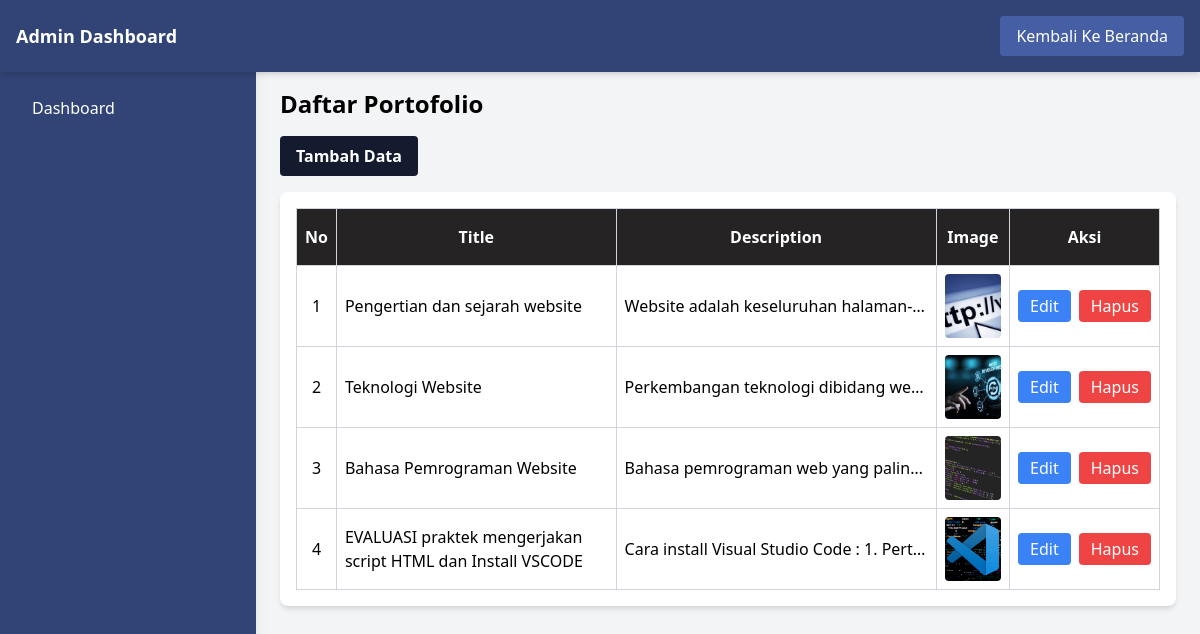
Screenshot of /admin/dashboard.php with the database file from the repository.
### tables this page shows
CREATE TABLE `portfolios` (
  `id` int(11) NOT NULL,
  `user_id` int(11) NOT NULL,
  `title` varchar(255) NOT NULL,
  `description` text NOT NULL,
  `image` varchar(255) DEFAULT NULL,
  `link` varchar(255) NOT NULL
);

### admin/dashboard.php (the view, shortened to what this page needs)
<?php
include '../admin/header.php' ?>
<?php require '../config.php' ?>
<main class="ml-0 md:ml-64 mt-16 p-6">
    <h1 class="text-2xl font-bold mb-4 text-center md:text-left">Daftar Portofolio</h1>
    <div class="flex justify-center md:justify-start">
        <a href="add.php">
            <button class="bg-[#141b2f] text-white font-bold py-2 px-4 rounded mb-4 transition">
                Tambah Data
            </button>
        </a>
    </div>
    <div class="bg-white shadow-md rounded-lg p-4 overflow-x-auto">
        <table class="w-full border-collapse border border-gray-300 min-w-[600px]">
            <thead class="bg-[#252323] text-white">
                <tr>
                    <th class="border border-gray-300 p-2">No</th>
                    <th class="border border-gray-300 p-2">Title</th>
                    <th class="border border-gray-300 p-2">Description</th>
                    <th class="border border-gray-300 p-2">Image</th>
                    <th class="border border-gray-300 p-4">Aksi</th>
                </tr>
            </thead>
            <tbody>
                <?php
                $sql = "SELECT * FROM portfolios";
                $result = $conn->query($sql);
                $no = 1;
                if ($result->num_rows > 0) {
                    while ($row = $result->fetch_assoc()) {
                        echo '<tr class="hover:bg-gray-100">';
                        echo '<td class="border border-gray-300 p-2 text-center">' . $no++ . '</td>';
                        echo '<td class="border border-gray-300 p-2">' . htmlspecialchars($row['title']) . '</td>';
                        echo '<td class="border border-gray-300 p-2 max-w-xs truncate">' . htmlspecialchars($row['description']) . '</td>';
                        echo '<td class="border border-gray-300 p-2 text-center">';
                        $file_path = '../assets/img/' . $row['image'];
                        if (file_exists($file_path)) {
                            echo '<img src="' . $file_path . '" alt="' . htmlspecialchars($row['title']) . '" class="w-16 h-16 object-cover rounded">';
                        } else {
                            echo '<p class="text-red-500">Gambar tidak ditemukan</p>';
                        }
                        echo '</td>';
                        echo '<td class="border border-gray-300 p-2 text-center whitespace-nowrap">';
                        echo '<a href="edit.php?id=' . $row['id'] . '" class="bg-blue-500 text-white px-3 py-1 rounded hover:bg-blue-600 inline-block">Edit</a>';
                        echo '<a href="delete.php?id=' . $row['id'] . '" class="bg-red-500 text-white px-3 py-1 rounded hover:bg-red-600 inline-block ml-2" onclick="return confirm(\'Apakah Anda yakin ingin menghapus portofolio ini?\');">Hapus</a>';
                        echo '</td>';
                        echo '</tr>';
                    }
                } else {
                    echo '<tr><td colspan="6" class="text-center py-4">Tidak ada data portofolio</td></tr>';
                }
                ?>
            </tbody>
        </table>
    </div>
</main>
<?php include '../admin/footer.php' ?>

### rows the page displays
portfolios: title "Pengertian dan sejarah website", description "Website adalah keseluruhan halaman-…", image (picture)
portfolios: title "Teknologi Website", description "Perkembangan teknologi dibidang we…", image (picture)
portfolios: title "Bahasa Pemrograman Website", description "Bahasa pemrograman web yang palin…", image (picture)
portfolios: title "EVALUASI praktek mengerjakan script HTML dan Install VSCODE", description "Cara install Visual Studio Code : 1. Pert…", image (picture)
